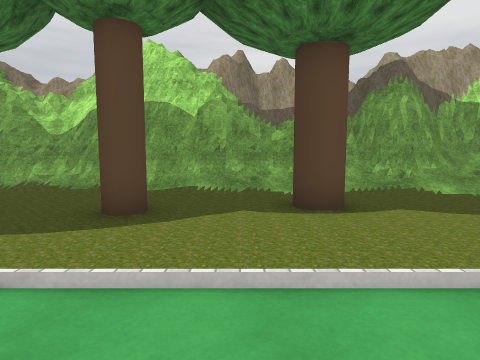
View 1 (above)

20 first-person views from a walk through a 3-D level made in the Unity game engine. The camera is 1.5 m above the floor, tilts 6° down and sees 75° across. The floor is counted in squares, 1.44 m on a side. Each view is taken from the middle of a square. On the plan, view 1 faces up. The plan holds only what a view shows up to about 12 squares ahead; the rest is blank. The place goes on beyond the plan. Some trees and plants on the terrain are drawn as simple stand-ins. The player is left out. Some surface patterns are stand-ins.

View 2
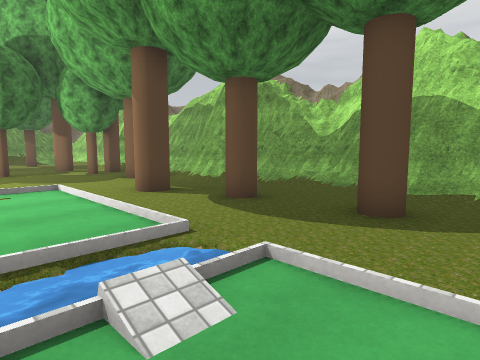

View 3
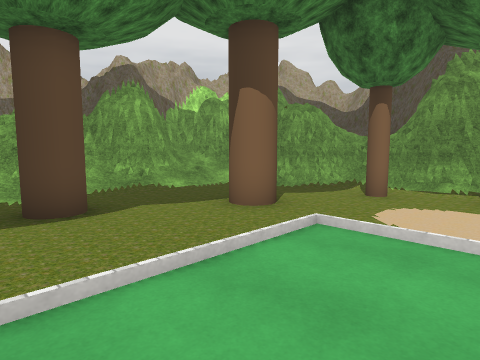

View 4
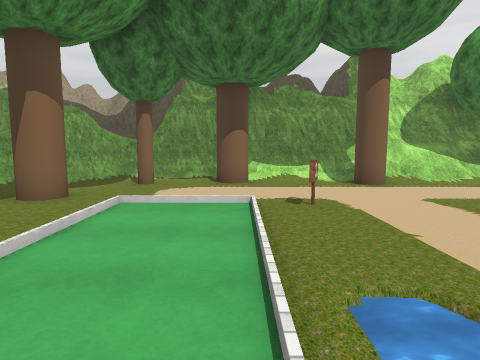

View 5
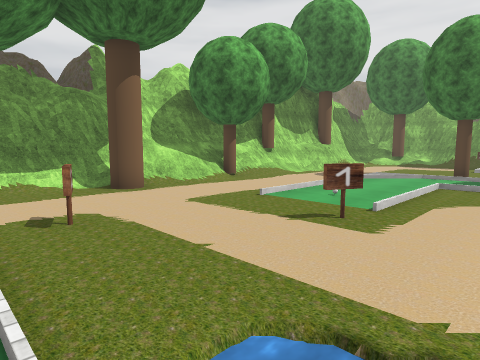

View 6
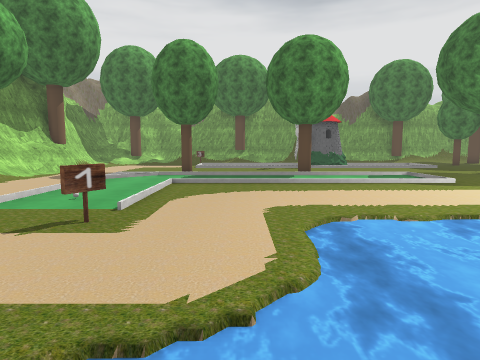

View 7
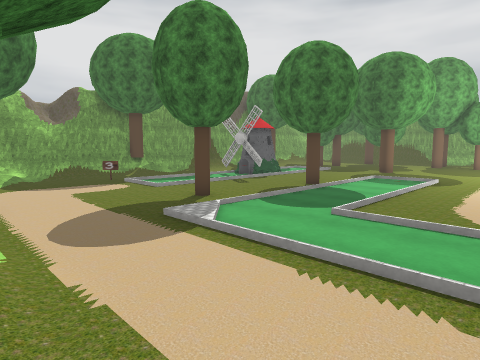

View 8
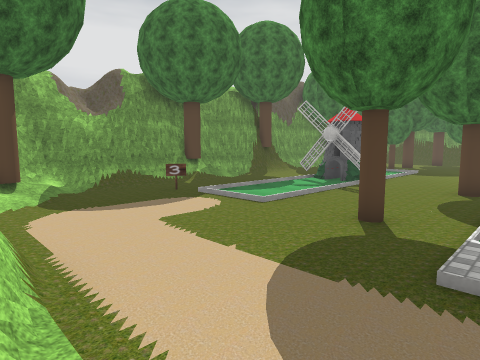

View 9
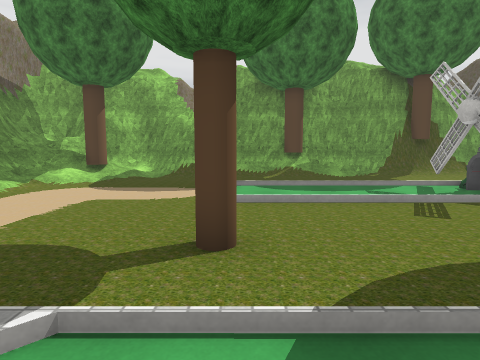

View 10
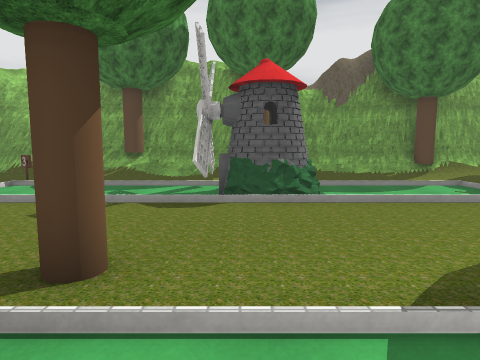

View 11
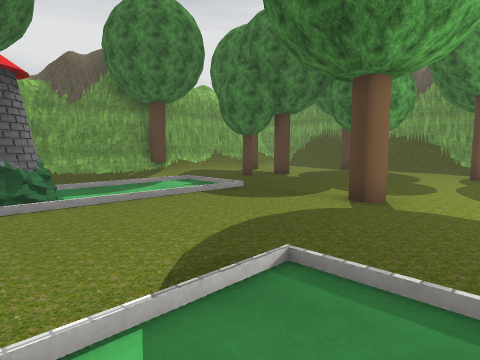

View 12
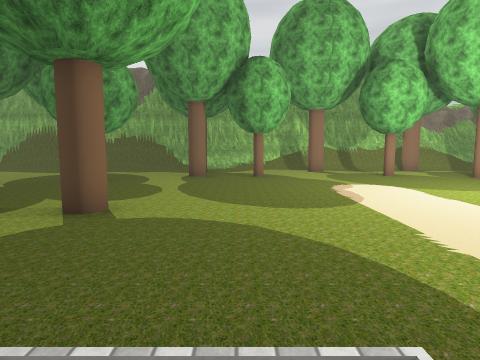

View 13
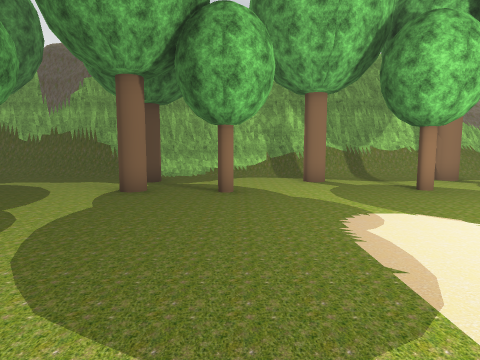

View 14
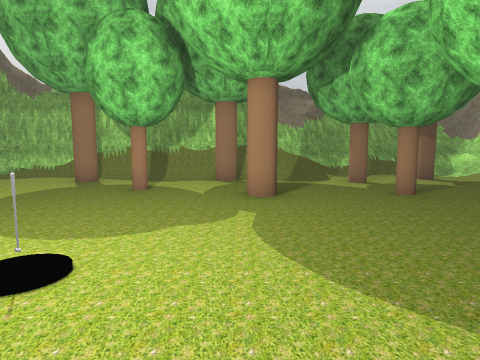

View 15
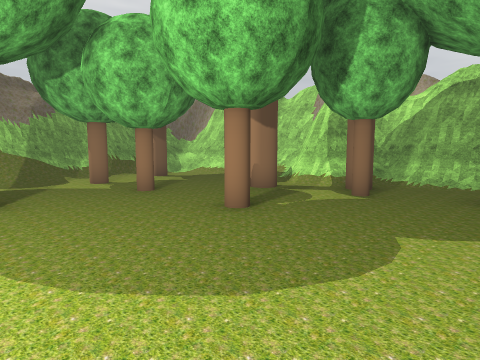

View 16
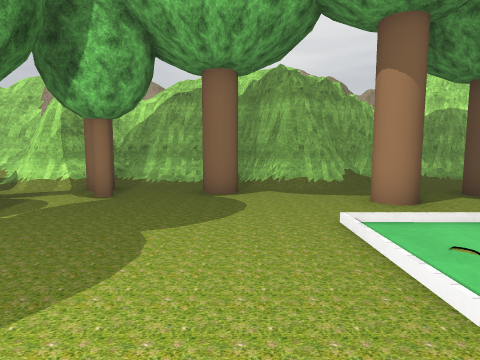

View 17
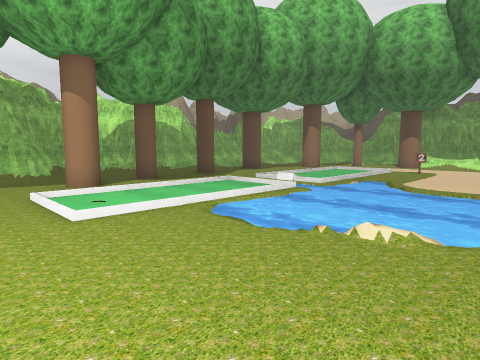

View 18
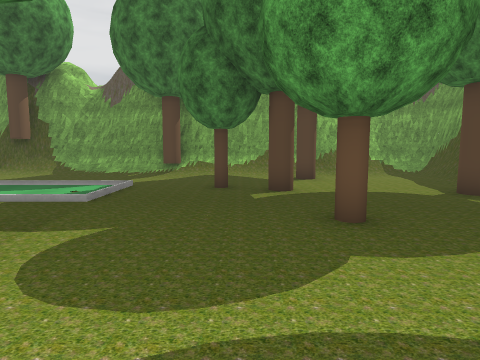

View 19
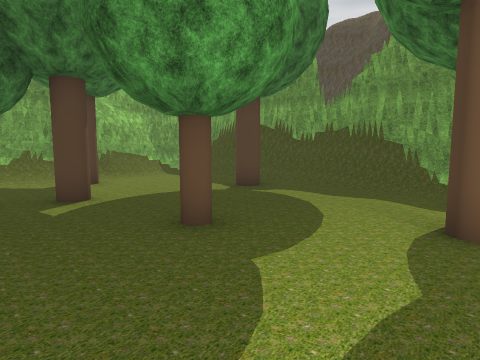

View 20
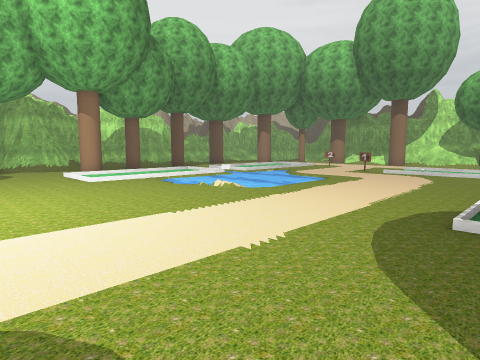

### Floor plan
Key: @ floor where view 1 was taken; # wall or solid block; . main floor; : floor 0.5 m higher than the main floor; / step, stairs or slope; = window, fence, low wall or low ledge; ≈ water the walk keeps out of; T tree; S sign; W windmill; O other object.
Columns run from 22 left of view 1 to 9 right of it. Each row starts with its distance up from view 1.
  8     ### #######################
  7 ##   /###==.####=/////////////#
  6 #//   /O/..../=........T.....##
  5 #.... ...T.TT....T..T........###
  4 #.T...TT.......T..........TT..=#
  3 #/...........................T/#
  2 #/.T.T..T...........≈//////.../#
  1 #/............O....≈≈...../.../#
  0 #/.................≈//@////..TT#
 -1 #//..T..........≈≈≈≈≈≈≈...S...=#
 -2 #/T.............≈≈≈≈≈≈........##
 -3 #/..............≈≈≈≈≈.........##
 -4 #/..T.....#......≈≈≈≈..S.....T##
 -5 ##...................../.....//#
 -6 ##...................../.....//#
 -7 ##T..................../.....//#
 -8 #/...................../.....T##
 -9 #/...T........./////////...../
-10 #/...........................:
-11 #/......................./.../#
-12 ##T..T.......................##
-13  #.........T......T....T.....#
-14  #....T......................#
-15  #/..........................#
-16  #/......../////WW//////.....
-17  #/T......./.../WW...../.....
-18  #/....TT../....WW...../...../
-19  #/............       .S....//#
-20  #/...T..................../T/#
-21  #////////TT///////./////=//###
-22  #############################

Positions as (right, up) in squares from view 1, and headings:
1: (0, 0), facing up
2: (0, 0), facing up-left
3: (0, 0), facing up-right
4: (-2, 0), facing right
5: (-1, 0), facing down-right
6: (-1, 0), facing down
7: (7, -6), facing down-left
8: (7, -11), facing down-left
9: (1, -10), facing down
10: (-5, -10), facing down
11: (-5, -10), facing down-left
12: (-6, -10), facing left
13: (-10, -9), facing left
14: (-10, -2), facing left
15: (-10, -2), facing up-left
16: (-10, -2), facing up
17: (-10, -5), facing up-right
18: (-14, -10), facing down
19: (-13, -11), facing down-left
20: (-12, -10), facing up-right
